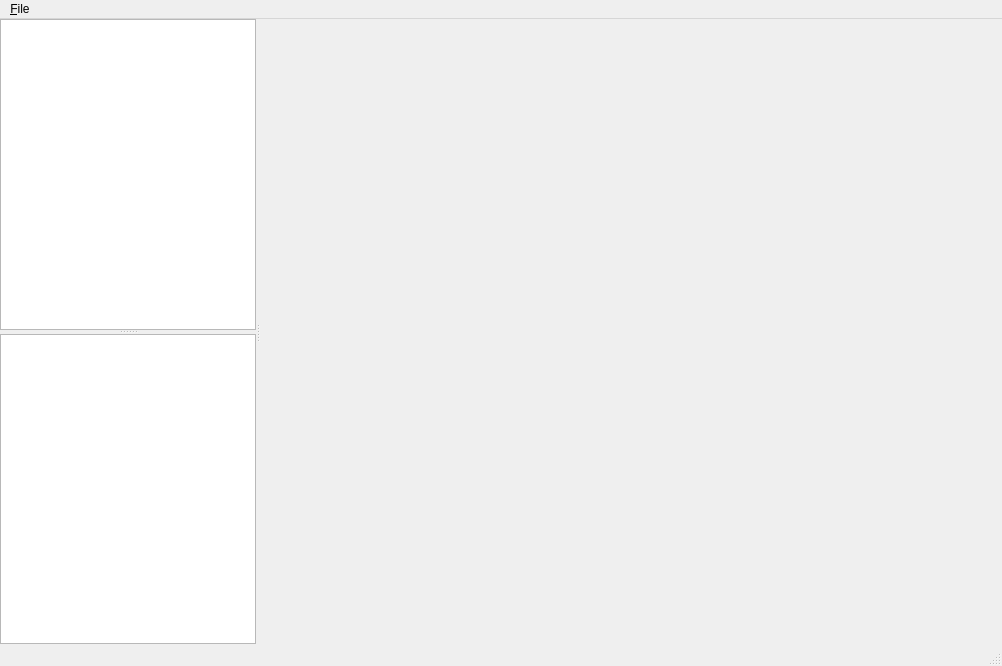
<?xml version="1.0" encoding="UTF-8"?>
<ui version="4.0">
 <class>Viewer</class>
 <widget class="QMainWindow" name="Viewer">
  <property name="geometry">
   <rect>
    <x>0</x>
    <y>0</y>
    <width>1002</width>
    <height>666</height>
   </rect>
  </property>
  <property name="windowTitle">
   <string>Viewer</string>
  </property>
  <widget class="QWidget" name="centralwidget">
   <layout class="QVBoxLayout">
    <property name="spacing">
     <number>0</number>
    </property>
    <property name="leftMargin">
     <number>0</number>
    </property>
    <property name="topMargin">
     <number>0</number>
    </property>
    <property name="rightMargin">
     <number>0</number>
    </property>
    <property name="bottomMargin">
     <number>0</number>
    </property>
    <item>
     <widget class="QSplitter" name="infoMainSplitter">
      <property name="orientation">
       <enum>Qt::Horizontal</enum>
      </property>
      <widget class="QSplitter" name="infoSplitter">
       <property name="orientation">
        <enum>Qt::Vertical</enum>
       </property>
       <widget class="QListWidget" name="infoBox"/>
       <widget class="QTableView" name="tableView"/>
      </widget>
      <widget class="RenderWidget" name="qvtkMain" native="true">
       <property name="sizePolicy">
        <sizepolicy hsizetype="Expanding" vsizetype="Expanding">
         <horstretch>1</horstretch>
         <verstretch>1</verstretch>
        </sizepolicy>
       </property>
       <property name="minimumSize">
        <size>
         <width>300</width>
         <height>300</height>
        </size>
       </property>
      </widget>
     </widget>
    </item>
   </layout>
  </widget>
  <widget class="QMenuBar" name="menubar">
   <property name="geometry">
    <rect>
     <x>0</x>
     <y>0</y>
     <width>1002</width>
     <height>21</height>
    </rect>
   </property>
   <widget class="QMenu" name="menuFile">
    <property name="title">
     <string>&amp;File</string>
    </property>
    <addaction name="actionOpen"/>
    <addaction name="separator"/>
    <addaction name="actionExit"/>
   </widget>
   <addaction name="menuFile"/>
  </widget>
  <widget class="QStatusBar" name="statusbar"/>
  <action name="actionExit">
   <property name="text">
    <string>E&amp;xit</string>
   </property>
   <property name="shortcut">
    <string>Esc</string>
   </property>
  </action>
  <action name="actionSphere">
   <property name="text">
    <string>sphere</string>
   </property>
   <property name="shortcut">
    <string>1</string>
   </property>
  </action>
  <action name="actionVolcano">
   <property name="text">
    <string>volcano</string>
   </property>
   <property name="shortcut">
    <string>2</string>
   </property>
  </action>
  <action name="actionObservation">
   <property name="text">
    <string>observation</string>
   </property>
   <property name="shortcut">
    <string>3</string>
   </property>
  </action>
  <action name="actionOpen">
   <property name="text">
    <string>&amp;Open...</string>
   </property>
   <property name="shortcut">
    <string>Ctrl+O</string>
   </property>
  </action>
 </widget>
 <customwidgets>
  <customwidget>
   <class>RenderWidget</class>
   <extends>QWidget</extends>
   <header>renderwidget.h</header>
  </customwidget>
 </customwidgets>
 <resources/>
 <connections>
  <connection>
   <sender>actionExit</sender>
   <signal>triggered()</signal>
   <receiver>Viewer</receiver>
   <slot>close()</slot>
   <hints>
    <hint type="sourcelabel">
     <x>-1</x>
     <y>-1</y>
    </hint>
    <hint type="destinationlabel">
     <x>500</x>
     <y>332</y>
    </hint>
   </hints>
  </connection>
 </connections>
</ui>
